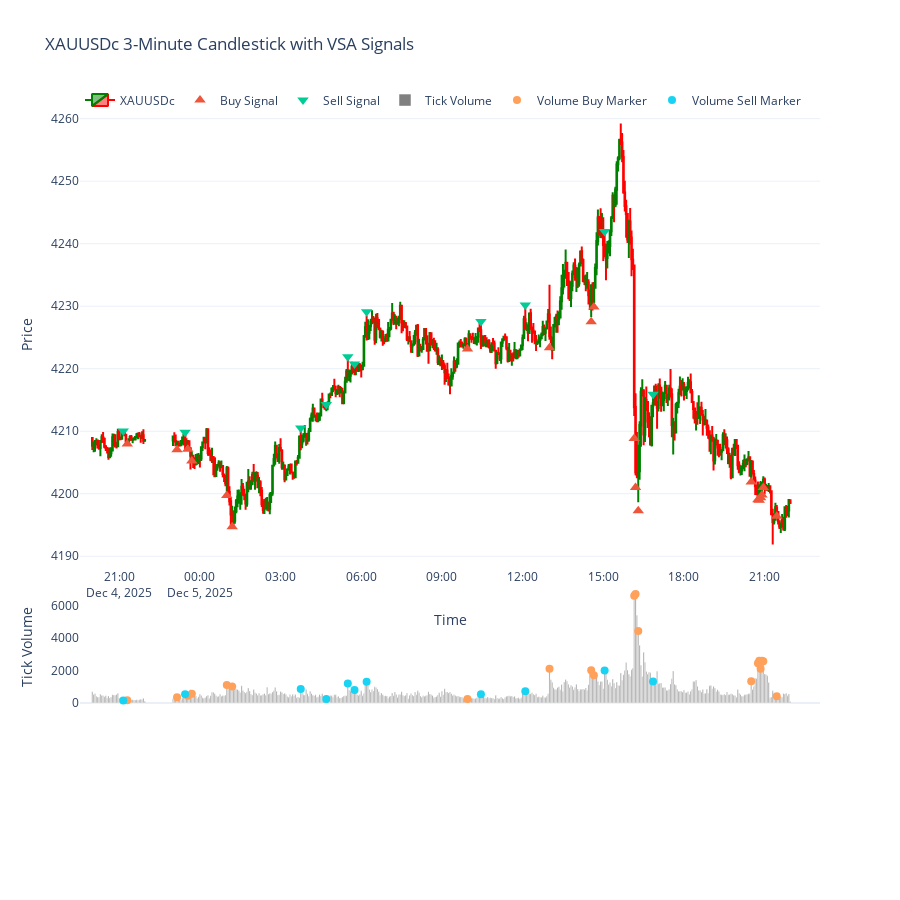

The code cell stored with this chart in its notebook:
### Code cell
import MetaTrader5 as mt5
import pandas as pd
import numpy as np
import plotly.graph_objects as go
from datetime import datetime, timedelta

# -------------------------
# 1. Initialize MT5
# -------------------------
if not mt5.initialize():
    print("MT5 initialization failed")
    mt5.shutdown()

# -------------------------
# 2. Fetch 3-minute data
# -------------------------
symbol = "XAUUSDc"
timeframe = mt5.TIMEFRAME_M3
n_bars = 500
utc_from = datetime.now() - timedelta(days=3)

rates = mt5.copy_rates_from(symbol, timeframe, utc_from, n_bars)
mt5.shutdown()

# -------------------------
# 3. Convert to DataFrame
# -------------------------
df = pd.DataFrame(rates)
df['time'] = pd.to_datetime(df['time'], unit='s')
df.set_index('time', inplace=True)

# -------------------------
# 4. Remove non-trading periods (weekends)
# -------------------------
df = df[df.index.dayofweek < 5]

# -------------------------
# 5. Feature engineering for VSA
# -------------------------
# basic bar measurements
df['range'] = df['high'] - df['low']
df['body'] = (df['close'] - df['open']).abs()
df['upper_wick'] = df['high'] - df[['open', 'close']].max(axis=1)
df['lower_wick'] = df[['open', 'close']].min(axis=1) - df['low']
df['direction'] = np.where(df['close'] > df['open'], 1, np.where(df['close'] < df['open'], -1, 0))

# rolling stats
vol_ma_len = 20
df['vol_ma'] = df['tick_volume'].rolling(vol_ma_len, min_periods=1).mean()
df['vol_std'] = df['tick_volume'].rolling(vol_ma_len, min_periods=1).std().fillna(0)
df['body_ma'] = df['body'].rolling(vol_ma_len, min_periods=1).mean()
df['range_ma'] = df['range'].rolling(vol_ma_len, min_periods=1).mean()

# normalized measures
df['vol_z'] = (df['tick_volume'] - df['vol_ma']) / (df['vol_std'] + 1e-9)
df['body_pct'] = df['body'] / (df['range_ma'] + 1e-9)

# -------------------------
# 6. VSA signal logic
# -------------------------
# signals: 1 buy signal, -1 sell signal, 0 none
df['signal'] = 0
df['signal_reason'] = ""

# parameters (tweakable)
climax_multiplier = 3.0   # very high volume relative to MA
high_vol_multiplier = 1.5 # moderately high volume
low_vol_multiplier = 0.5  # low volume threshold
small_body_thresh = 0.35  # body percent threshold to call "narrow body"
large_body_thresh = 0.6   # large body relative to range

# helper for trend context: short-term slope of closes
df['close_slope'] = df['close'].diff().rolling(6, min_periods=1).mean()

for i in range(2, len(df)):
    vol = df['tick_volume'].iat[i]
    vol_ma = df['vol_ma'].iat[i]
    direction = df['direction'].iat[i]
    body_pct = df['body_pct'].iat[i]
    upper_wick = df['upper_wick'].iat[i]
    lower_wick = df['lower_wick'].iat[i]
    close = df['close'].iat[i]
    open_ = df['open'].iat[i]
    prev_close = df['close'].iat[i-1]
    slope = df['close_slope'].iat[i-1]  # slope before this bar -> context

    # Safety: skip if nan
    if np.isnan(vol_ma) or vol_ma <= 0:
        continue

    # climactic volume up / down (effort producing strong result)
    if vol > vol_ma * climax_multiplier:
        if direction == 1 and body_pct > large_body_thresh:
            # climactic up: supply may be entering (potential reversal)
            df['signal'].iat[i] = -1
            df['signal_reason'].iat[i] = "Climax Up (high vol & large up bar) -> possible distribution"
            continue
        if direction == -1 and body_pct > large_body_thresh:
            # climactic down: selling climax -> possible exhaustion -> buy on test
            df['signal'].iat[i] = 1
            df['signal_reason'].iat[i] = "Climax Down (high vol & large down bar) -> possible selling exhaustion"
            continue

    # high volume down bar after uptrend (effort vs result)
    # If short-term prior slope positive and we now see high vol down close: weakness -> sell
    if vol > vol_ma * high_vol_multiplier and direction == -1 and slope > 0:
        df['signal'].iat[i] = -1
        df['signal_reason'].iat[i] = "High vol down after uptrend -> weakness (sell)"
        continue

    # high volume up bar after downtrend: strength -> buy
    if vol > vol_ma * high_vol_multiplier and direction == 1 and slope < 0:
        df['signal'].iat[i] = 1
        df['signal_reason'].iat[i] = "High vol up after downtrend -> strength (buy)"
        continue

    # No Demand (classic VSA): narrow up bar on low volume after advance -> likely no follow-through -> sell
    if vol < vol_ma * low_vol_multiplier and direction == 1 and body_pct < small_body_thresh and slope > 0:
        df['signal'].iat[i] = -1
        df['signal_reason'].iat[i] = "No Demand (low vol narrow up bar after advance) -> probable weak continuation"
        continue

    # No Supply: narrow down bar on low volume after decline -> likely no additional selling -> buy
    if vol < vol_ma * low_vol_multiplier and direction == -1 and body_pct < small_body_thresh and slope < 0:
        df['signal'].iat[i] = 1
        df['signal_reason'].iat[i] = "No Supply (low vol narrow down bar after decline) -> probable test, buy"
        continue

    # Testing (low vol down bar after selling climax) -> look for buy
    # If previous bar was a climactic down (very high vol down) and current bar is low vol with small down body => test => buy
    if i >= 2:
        prev_vol = df['tick_volume'].iat[i-1]
        prev_dir = df['direction'].iat[i-1]
        if prev_vol > df['vol_ma'].iat[i-1] * climax_multiplier and prev_dir == -1:
            if vol < vol_ma * low_vol_multiplier and direction != -1:
                df['signal'].iat[i] = 1
                df['signal_reason'].iat[i] = "Test after selling climax -> buy"
                continue

    # No signal default: continue loop

# -------------------------
# 7. Markers for plotting
# -------------------------
buy_mask = df['signal'] == 1
sell_mask = df['signal'] == -1

# price markers (above/below bars)
price_buy_y = df['low'] - (df['range'] * 0.15)
price_sell_y = df['high'] + (df['range'] * 0.15)

# volume marker heights
vol_max = df['tick_volume'].max()
vol_buy_y = df['tick_volume'][buy_mask]
vol_sell_y = df['tick_volume'][sell_mask]

# -------------------------
# 8. Plot 3-pane chart with signals
# -------------------------
fig = go.Figure()

# Candlestick
fig.add_trace(go.Candlestick(
    x=df.index,
    open=df['open'],
    high=df['high'],
    low=df['low'],
    close=df['close'],
    name=symbol,
    increasing_line_color='green',
    decreasing_line_color='red'
))

# Buy markers on price
fig.add_trace(go.Scatter(
    x=df.index[buy_mask],
    y=price_buy_y[buy_mask],
    mode='markers',
    marker=dict(symbol='triangle-up', size=10),
    name='Buy Signal',
    hovertext=df['signal_reason'][buy_mask],
    hoverinfo='text'
))

# Sell markers on price
fig.add_trace(go.Scatter(
    x=df.index[sell_mask],
    y=price_sell_y[sell_mask],
    mode='markers',
    marker=dict(symbol='triangle-down', size=10),
    name='Sell Signal',
    hovertext=df['signal_reason'][sell_mask],
    hoverinfo='text'
))

# Tick-volume bars (separate y-axis)
fig.add_trace(go.Bar(
    x=df.index,
    y=df['tick_volume'],
    name='Tick Volume',
    marker_color='gray',
    yaxis='y2'
))

# Volume markers (overlay small markers on top of bars)
fig.add_trace(go.Scatter(
    x=df.index[buy_mask],
    y=vol_buy_y,
    mode='markers',
    marker=dict(symbol='circle', size=8),
    name='Volume Buy Marker',
    yaxis='y2',
    hovertext=df['signal_reason'][buy_mask],
    hoverinfo='text'
))
fig.add_trace(go.Scatter(
    x=df.index[sell_mask],
    y=vol_sell_y,
    mode='markers',
    marker=dict(symbol='circle', size=8),
    name='Volume Sell Marker',
    yaxis='y2',
    hovertext=df['signal_reason'][sell_mask],
    hoverinfo='text'
))

# Layout
fig.update_layout(
    template='plotly_white',
    title=f'{symbol} 3-Minute Candlestick with VSA Signals',
    xaxis=dict(title='Time', rangeslider=dict(visible=False)),
    yaxis=dict(title='Price', domain=[0.35, 1]),
    yaxis2=dict(title='Tick Volume', domain=[0.15, 0.33], showgrid=False, anchor="x"),
    legend=dict(orientation='h', y=1.02, x=0),
    height=900
)

fig.show()

# -------------------------
# 9. Quick signal summary
# -------------------------
recent_signals = df[df['signal'] != 0].copy().tail(20)
if not recent_signals.empty:
    print("Recent VSA signals (most recent first):")
    for idx, row in recent_signals[::-1].iterrows():
        ts = idx.strftime("%Y-%m-%d %H:%M")
        print(f"{ts} | Signal: {'BUY' if row['signal']==1 else 'SELL'} | Vol: {int(row['tick_volume'])} | Reason: {row['signal_reason']}")
else:
    print("No VSA signals found in the dataset.")

### Figure 1 — Plotly figure (JSON) as saved in the notebook; plotly's stock layout.template omitted (floating-point values rounded to 4 significant figures; data arrays with more than 128 entries replaced by an {"elided": "..."} marker saying what was removed)
{"data": [{"close": {"elided": "500 float values"}, "decreasing": {"line": {"color": "red"}}, "high": {"elided": "500 float values"}, "increasing": {"line": {"color": "green"}}, "low": {"elided": "500 float values"}, "name": "XAUUSDc", "open": {"elided": "500 float values"}, "type": "candlestick", "x": {"elided": "500 str values"}}, {"hoverinfo": "text", "hovertext": ["No Supply (low vol narrow down bar after decline) -> probable test, buy", "High vol up after downtrend -> strength (buy)", "High vol up after downtrend -> strength (buy)", "High vol up after downtrend -> strength (buy)", "High vol up after downtrend -> strength (buy)", "High vol up after downtrend -> strength (buy)", "No Supply (low vol narrow down bar after decline) -> probable test, buy", "Climax Down (high vol & large down bar) -> possible selling exhaustion", "High vol up after downtrend -> strength (buy)", "High vol up after downtrend -> strength (buy)", "Climax Down (high vol & large down bar) -> possible selling exhaustion", "Climax Down (high vol & large down bar) -> possible selling exhaustion", "High vol up after downtrend -> strength (buy)", "High vol up after downtrend -> strength (buy)", "Climax Down (high vol & large down bar) -> possible selling exhaustion", "High vol up after downtrend -> strength (buy)", "High vol up after downtrend -> strength (buy)", "High vol up after downtrend -> strength (buy)", "High vol up after downtrend -> strength (buy)", "No Supply (low vol narrow down bar after decline) -> probable test, buy"], "marker": {"size": 10, "symbol": "triangle-up"}, "mode": "markers", "name": "Buy Signal", "type": "scatter", "x": ["2025-12-04T21:18:00.000000000", "2025-12-04T23:09:00.000000000", "2025-12-04T23:33:00.000000000", "2025-12-04T23:42:00.000000000", "2025-12-05T01:00:00.000000000", "2025-12-05T01:12:00.000000000", "2025-12-05T09:57:00.000000000", "2025-12-05T13:00:00.000000000", "2025-12-05T14:33:00.000000000", "2025-12-05T14:39:00.000000000", "2025-12-05T16:09:00.000000000", "2025-12-05T16:12:00.000000000", "2025-12-05T16:18:00.000000000", "2025-12-05T20:30:00.000000000", "2025-12-05T20:45:00.000000000", "2025-12-05T20:48:00.000000000", "2025-12-05T20:51:00.000000000", "2025-12-05T20:54:00.000000000", "2025-12-05T20:57:00.000000000", "2025-12-05T21:27:00.000000000"], "y": [4208.0, 4207.0, 4207.0, 4205.0, 4200.0, 4195.0, 4223.0, 4223.0, 4228.0, 4230.0, 4209.0, 4201.0, 4197.0, 4202.0, 4199.0, 4199.0, 4199.0, 4200.0, 4201.0, 4196.0]}, {"hoverinfo": "text", "hovertext": ["No Demand (low vol narrow up bar after advance) -> probable weak continuation", "High vol down after uptrend -> weakness (sell)", "High vol down after uptrend -> weakness (sell)", "No Demand (low vol narrow up bar after advance) -> probable weak continuation", "High vol down after uptrend -> weakness (sell)", "High vol down after uptrend -> weakness (sell)", "High vol down after uptrend -> weakness (sell)", "High vol down after uptrend -> weakness (sell)", "High vol down after uptrend -> weakness (sell)", "High vol down after uptrend -> weakness (sell)", "No Demand (low vol narrow up bar after advance) -> probable weak continuation"], "marker": {"size": 10, "symbol": "triangle-down"}, "mode": "markers", "name": "Sell Signal", "type": "scatter", "x": ["2025-12-04T21:09:00.000000000", "2025-12-04T23:27:00.000000000", "2025-12-05T03:45:00.000000000", "2025-12-05T04:42:00.000000000", "2025-12-05T05:30:00.000000000", "2025-12-05T05:45:00.000000000", "2025-12-05T06:12:00.000000000", "2025-12-05T10:27:00.000000000", "2025-12-05T12:06:00.000000000", "2025-12-05T15:03:00.000000000", "2025-12-05T16:51:00.000000000"], "y": [4210.0, 4210.0, 4211.0, 4214.0, 4222.0, 4221.0, 4229.0, 4228.0, 4230.0, 4242.0, 4216.0]}, {"marker": {"color": "gray"}, "name": "Tick Volume", "type": "bar", "x": {"elided": "500 str values"}, "y": {"elided": "500 int values"}, "yaxis": "y2"}, {"hoverinfo": "text", "hovertext": ["No Supply (low vol narrow down bar after decline) -> probable test, buy", "High vol up after downtrend -> strength (buy)", "High vol up after downtrend -> strength (buy)", "High vol up after downtrend -> strength (buy)", "High vol up after downtrend -> strength (buy)", "High vol up after downtrend -> strength (buy)", "No Supply (low vol narrow down bar after decline) -> probable test, buy", "Climax Down (high vol & large down bar) -> possible selling exhaustion", "High vol up after downtrend -> strength (buy)", "High vol up after downtrend -> strength (buy)", "Climax Down (high vol & large down bar) -> possible selling exhaustion", "Climax Down (high vol & large down bar) -> possible selling exhaustion", "High vol up after downtrend -> strength (buy)", "High vol up after downtrend -> strength (buy)", "Climax Down (high vol & large down bar) -> possible selling exhaustion", "High vol up after downtrend -> strength (buy)", "High vol up after downtrend -> strength (buy)", "High vol up after downtrend -> strength (buy)", "High vol up after downtrend -> strength (buy)", "No Supply (low vol narrow down bar after decline) -> probable test, buy"], "marker": {"size": 8, "symbol": "circle"}, "mode": "markers", "name": "Volume Buy Marker", "type": "scatter", "x": ["2025-12-04T21:18:00.000000000", "2025-12-04T23:09:00.000000000", "2025-12-04T23:33:00.000000000", "2025-12-04T23:42:00.000000000", "2025-12-05T01:00:00.000000000", "2025-12-05T01:12:00.000000000", "2025-12-05T09:57:00.000000000", "2025-12-05T13:00:00.000000000", "2025-12-05T14:33:00.000000000", "2025-12-05T14:39:00.000000000", "2025-12-05T16:09:00.000000000", "2025-12-05T16:12:00.000000000", "2025-12-05T16:18:00.000000000", "2025-12-05T20:30:00.000000000", "2025-12-05T20:45:00.000000000", "2025-12-05T20:48:00.000000000", "2025-12-05T20:51:00.000000000", "2025-12-05T20:54:00.000000000", "2025-12-05T20:57:00.000000000", "2025-12-05T21:27:00.000000000"], "y": [164, 353, 450, 572, 1113, 1006, 238, 2110, 2006, 1704, 6590, 6703, 4421, 1332, 2435, 2596, 2104, 2601, 2563, 418], "yaxis": "y2"}, {"hoverinfo": "text", "hovertext": ["No Demand (low vol narrow up bar after advance) -> probable weak continuation", "High vol down after uptrend -> weakness (sell)", "High vol down after uptrend -> weakness (sell)", "No Demand (low vol narrow up bar after advance) -> probable weak continuation", "High vol down after uptrend -> weakness (sell)", "High vol down after uptrend -> weakness (sell)", "High vol down after uptrend -> weakness (sell)", "High vol down after uptrend -> weakness (sell)", "High vol down after uptrend -> weakness (sell)", "High vol down after uptrend -> weakness (sell)", "No Demand (low vol narrow up bar after advance) -> probable weak continuation"], "marker": {"size": 8, "symbol": "circle"}, "mode": "markers", "name": "Volume Sell Marker", "type": "scatter", "x": ["2025-12-04T21:09:00.000000000", "2025-12-04T23:27:00.000000000", "2025-12-05T03:45:00.000000000", "2025-12-05T04:42:00.000000000", "2025-12-05T05:30:00.000000000", "2025-12-05T05:45:00.000000000", "2025-12-05T06:12:00.000000000", "2025-12-05T10:27:00.000000000", "2025-12-05T12:06:00.000000000", "2025-12-05T15:03:00.000000000", "2025-12-05T16:51:00.000000000"], "y": [152, 543, 857, 247, 1194, 797, 1300, 539, 725, 2002, 1316], "yaxis": "y2"}], "layout": {"height": 900, "legend": {"orientation": "h", "x": 0, "y": 1.02}, "title": {"text": "XAUUSDc 3-Minute Candlestick with VSA Signals"}, "xaxis": {"rangeslider": {"visible": false}, "title": {"text": "Time"}}, "yaxis": {"domain": [0.35, 1], "title": {"text": "Price"}}, "yaxis2": {"anchor": "x", "domain": [0.15, 0.33], "showgrid": false, "title": {"text": "Tick Volume"}}}}
